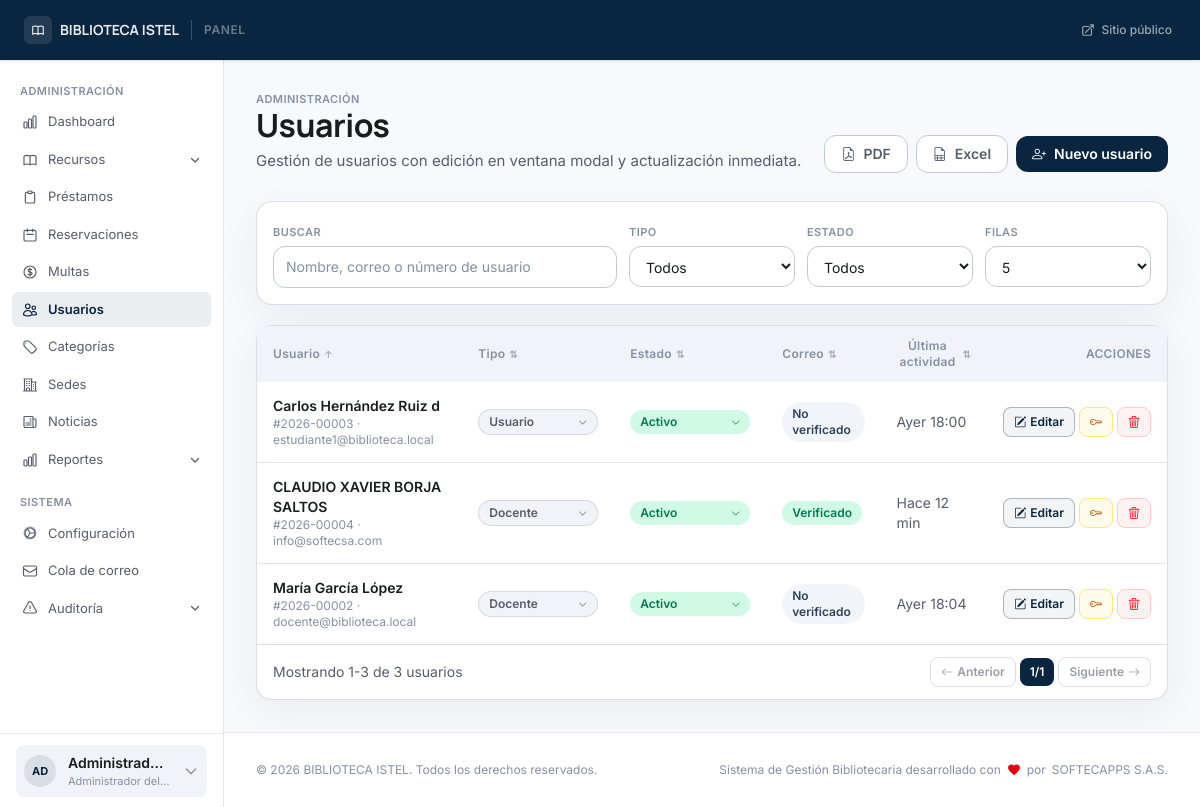
Page /admin/users (signed in) on the committed database.
### tables this page shows
CREATE TABLE `users` (
  `id` int(10) unsigned NOT NULL AUTO_INCREMENT,
  `user_number` varchar(20) DEFAULT NULL,
  `name` varchar(150) NOT NULL,
  `email` varchar(150) NOT NULL,
  `document_number` varchar(30) NOT NULL,
  `phone` varchar(30) DEFAULT NULL,
  `address` text DEFAULT NULL,
  `birthdate` date DEFAULT NULL,
  `photo` varchar(255) DEFAULT NULL,
  `role` enum('admin','librarian','teacher','user','guest') NOT NULL DEFAULT 'user',
  `user_type` enum('student','teacher','external','staff') NOT NULL DEFAULT 'student',
  `status` enum('active','suspended','blocked','inactive') NOT NULL DEFAULT 'active',
  `password_hash` varchar(255) NOT NULL,
  `remember_token` varchar(64) DEFAULT NULL,
  `remember_expires` datetime DEFAULT NULL,
  `email_verified_at` datetime DEFAULT NULL,
  `force_password_change` tinyint(1) NOT NULL DEFAULT 0,
  `last_login_at` datetime DEFAULT NULL,
  `last_login_ip` varchar(45) DEFAULT NULL,
  `created_at` datetime NOT NULL DEFAULT current_timestamp(),
  `updated_at` datetime NOT NULL DEFAULT current_timestamp() ON UPDATE current_timestamp(),
  PRIMARY KEY (`id`),
  UNIQUE KEY `uq_users_email` (`email`),
  UNIQUE KEY `uq_users_document` (`document_number`),
  UNIQUE KEY `uq_users_user_number` (`user_number`),
  KEY `idx_users_role_status` (`role`,`status`)
);

### views/admin/users/index.php (the view, shortened to what the rows shown need)
<?php
$e = fn(mixed $v) => htmlspecialchars((string) $v, ENT_QUOTES | ENT_SUBSTITUTE, 'UTF-8');
$typeLabel = static function (string $type): string {
    return match ($type) {
        'teacher'   => 'Docente',
        'librarian' => 'Bibliotecario',
        default     => 'Usuario',
    };
};
$statusClass = static function (string $status): string {
    return match ($status) {
        'active' => 'bg-emerald-100 text-emerald-700',
        'suspended' => 'bg-amber-100 text-amber-700',
        'blocked' => 'bg-red-100 text-red-700',
        default => 'bg-slate-100 text-slate-700',
    };
};
$statusLabel = static function (string $status): string {
    return match ($status) {
        'active' => 'Activo',
        'suspended' => 'Suspendido',
        'blocked' => 'Bloqueado',
        default => 'Inactivo',
    };
};
$emailVerifiedClass = static function (?string $verifiedAt): string {
    return !empty($verifiedAt)
        ? 'bg-emerald-100 text-emerald-700'
        : 'bg-slate-100 text-slate-700';
};
$emailVerifiedLabel = static function (?string $verifiedAt): string {
    return !empty($verifiedAt) ? 'Verificado' : 'No verificado';
};
?>
<section class="p-6 lg:p-8">
    <div class="mb-7 flex flex-col gap-3 sm:flex-row sm:items-end sm:justify-between">
        <div>
            <h1 class="headline-lg text-on-surface">Usuarios</h1>
        </div>
    </div>
    <div class="rounded-2xl border border-outline-variant/60 bg-white shadow-ambient">
        <div class="overflow-x-auto">
            <table id="users-table" class="min-w-full text-left">
                <thead class="bg-surface-container-low text-xs uppercase tracking-wide text-on-surface-subtle">
                    <tr>
                        <th class="px-4 py-3 font-semibold">
                            <button type="button" data-sort="name" class="user-sort inline-flex items-center gap-1 hover:text-primary">
                                Usuario <span class="text-[10px] opacity-70">⇅</span>
                            </button>
                        </th>
                        <th class="px-4 py-3 font-semibold">
                            <button type="button" data-sort="type" class="user-sort inline-flex items-center gap-1 hover:text-primary">
                                Tipo <span class="text-[10px] opacity-70">⇅</span>
                            </button>
                        </th>
                        <th class="px-4 py-3 font-semibold">
                            <button type="button" data-sort="status" class="user-sort inline-flex items-center gap-1 hover:text-primary">
                                Estado <span class="text-[10px] opacity-70">⇅</span>
                            </button>
                        </th>
                        <th class="px-4 py-3 font-semibold">
                            <button type="button" data-sort="verified" class="user-sort inline-flex items-center gap-1 hover:text-primary">
                                Correo <span class="text-[10px] opacity-70">⇅</span>
                            </button>
                        </th>
                        <th class="px-4 py-3 font-semibold">
                            <button type="button" data-sort="last_seen" class="user-sort inline-flex items-center gap-1 hover:text-primary">
                                Última actividad <span class="text-[10px] opacity-70">⇅</span>
                            </button>
                        </th>
                        <th class="px-4 py-3 font-semibold text-right">Acciones</th>
                    </tr>
                </thead>
                <tbody id="users-table-body" class="divide-y divide-outline-variant/50 text-sm">
                    <?php foreach ($users as $user): ?>
                        <?php
                        $type = (string) ($user['type'] ?? 'student');
                        $status = (string) ($user['status'] ?? 'inactive');
                        ?>
                        <tr class="hover:bg-surface-container-low/60 transition-colors"
                            data-user-id="<?= (int) $user['id'] ?>"
                            data-name="<?= $e(mb_strtolower((string) $user['name'])) ?>"
                            data-email="<?= $e(mb_strtolower((string) $user['email'])) ?>"
                            data-usernumber="<?= $e(mb_strtolower((string) ($user['user_number'] ?? ''))) ?>"
                            data-type="<?= $e($type) ?>"
                            data-status="<?= $e($status) ?>"
                            data-verified="<?= !empty($user['email_verified_at']) ? '1' : '0' ?>"
                            data-last_seen="<?= $e(mb_strtolower((string) ($user['last_seen'] ?? 'sin accesos'))) ?>">
                            <td class="px-4 py-3.5">
                                <p class="font-semibold text-on-surface" data-cell="name"><?= $e($user['name']) ?></p>
                                <p class="text-xs text-on-surface-subtle">
                                    #<span data-cell="user_number"><?= $e($user['user_number'] ?? '—') ?></span>
                                    · <span data-cell="email"><?= $e($user['email']) ?></span>
                                </p>
                            </td>
                            <td class="px-4 py-3.5">
                                <button type="button"
                                        data-cell="type"
                                        data-user-id="<?= (int) $user['id'] ?>"
                                        data-user-name="<?= $e($user['name']) ?>"
                                        data-type="<?= $e($type) ?>"
                                        class="js-change-type inline-flex items-center justify-between gap-1 rounded-full border border-outline-variant/60 bg-surface-container-low px-2.5 py-1 text-xs font-semibold text-on-surface-muted hover:border-primary/40 hover:bg-primary/5 hover:text-primary transition-colors cursor-pointer min-w-[7.5rem]">
                                    <?= $e($typeLabel($type)) ?>
                                    <i class="bi bi-chevron-down text-[9px]"></i>
                                </button>
                            </td>
                            <td class="px-4 py-3.5">
                                <button type="button"
                                        data-cell="status"
                                        data-user-id="<?= (int) $user['id'] ?>"
                                        data-status="<?= $e($status) ?>"
                                        class="js-status-badge inline-flex items-center justify-between gap-1 rounded-full px-2.5 py-1 text-xs font-semibold cursor-pointer min-w-[7.5rem] <?= $statusClass($status) ?>">
                                    <?= $e($statusLabel($status)) ?>
                                    <i class="bi bi-chevron-down text-[9px]"></i>
                                </button>
                            </td>
                            <td class="px-4 py-3.5">
                                <span data-cell="email_verified"
                                      class="inline-flex items-center rounded-full px-2.5 py-1 text-xs font-semibold <?= $emailVerifiedClass($user['email_verified_at'] ?? null) ?>">
                                    <?= $e($emailVerifiedLabel($user['email_verified_at'] ?? null)) ?>
                                </span>
                            </td>
                            <td class="px-4 py-3.5 text-on-surface-muted" data-cell="last_seen"><?= $e($user['last_seen']) ?></td>
                            <td class="px-4 py-3.5 text-right">
                                <div class="inline-flex items-center gap-1">
                                    <button type="button"
                                            data-edit-url="<?= BASE_URL ?>/admin/users/<?= (int) $user['id'] ?>/edit"
                                            data-edit-name="<?= $e($user['name']) ?>"
                                            class="rounded-lg border border-primary/30 bg-primary/5 px-2.5 py-1.5 text-xs font-semibold text-primary hover:bg-primary/10 transition-colors js-open-user-edit-modal inline-flex items-center gap-1">
                                        <i class="bi bi-pencil-square text-[12px]"></i> Editar
                                    </button>
                                    <button type="button"
                                            data-user-id="<?= (int) $user['id'] ?>"
                                            data-user-name="<?= $e($user['name']) ?>"
                                            class="js-reset-password rounded-lg border border-amber-200 bg-amber-50 px-2.5 py-1.5 text-xs font-semibold text-amber-700 hover:bg-amber-100 transition-colors inline-flex items-center gap-1"
                                            title="Resetear contraseña">
                                        <i class="bi bi-key text-[12px]"></i>
                                    </button>
                                    <button type="button"
                                            data-user-id="<?= (int) $user['id'] ?>"
                                            data-user-name="<?= $e($user['name']) ?>"
                                            class="js-delete-user rounded-lg border border-red-200 bg-red-50 px-2.5 py-1.5 text-xs font-semibold text-red-600 hover:bg-red-100 transition-colors inline-flex items-center gap-1"
                                            title="Eliminar usuario">
                                        <i class="bi bi-trash3 text-[12px]"></i>
                                    </button>
                                </div>
                            </td>
                        </tr>
                    <?php endforeach; ?>
                </tbody>
            </table>
        </div>
    </div>
</section>

### views/partials/panel-sidebar.php (shortened to what the rows shown need)
<?php
$_e      = fn(mixed $v) => htmlspecialchars((string) $v, ENT_QUOTES | ENT_SUBSTITUTE, 'UTF-8');
$role    = $auth_user['role'] ?? '';
$roleBadge = match($role) {
    'admin'     => ['Administrador del sistema', 'bg-red-100 text-red-700 border-red-200'],
    'librarian' => ['Bibliotecario', 'bg-violet-100 text-violet-700 border-violet-200'],
    'teacher'   => ['Docente', 'bg-blue-100 text-blue-700 border-blue-200'],
    'user'    => ['Socio', 'bg-emerald-100 text-emerald-700 border-emerald-200'],
    default     => ['Usuario', 'bg-slate-100 text-slate-700 border-slate-200'],
};
$initials = mb_strtoupper(mb_substr($auth_user['name'] ?? '?', 0, 2));
?>
<aside class="hidden lg:flex flex-col w-56 bg-white border-r border-outline-variant/50 shrink-0" aria-label="Navegación del panel">
    <div class="min-h-[74px] border-t border-outline-variant/40 bg-white px-4 py-2 flex items-center">
        <details class="group relative w-full" onmouseenter="if (this._closeTimer) { clearTimeout(this._closeTimer); this._closeTimer = null; }" onmouseleave="this._closeTimer = setTimeout(() => this.removeAttribute('open'), 320)">
            <summary class="list-none flex items-center gap-3 rounded-lg bg-surface-container-low px-2 py-2 cursor-pointer transition-colors duration-150 hover:bg-white text-on-surface">
                <div class="flex h-8 w-8 shrink-0 items-center justify-center rounded-full bg-primary/10 text-[11px] font-bold text-primary">
                    <?= $_e($initials) ?>
                </div>
                <div class="min-w-0 flex-1">
                    <p class="truncate text-sm font-semibold"><?= $_e($auth_user['name'] ?? '') ?></p>
                    <p class="truncate text-[11px] text-on-surface-subtle"><?= $_e($roleBadge[0]) ?></p>
                </div>
                <svg class="w-4 h-4 text-on-surface-subtle transition-transform duration-200 group-open:rotate-180" fill="none" viewBox="0 0 24 24" stroke="currentColor" stroke-width="2" aria-hidden="true">
                    <path stroke-linecap="round" stroke-linejoin="round" d="M19 9l-7 7-7-7"/>
                </svg>
            </summary>
        </details>
    </div>
</aside>

### rows in the picture
users: name "AD", name "Administrad…", role "Administrador del…"
users: name "CLAUDIO XAVIER BORJA SALTOS", user_number "2026-00004", email "info@softecsa.com", type "Docente", status "Activo", email_verified_at "Verificado", last_seen "Hace 12 min"
users: name "María García López", user_number "2026-00002", email "docente@biblioteca.local", type "Docente", status "Activo", email_verified_at "No verificado", last_seen "Ayer 18:04"
users: name "Carlos Hernández Ruiz d", user_number "2026-00003", email "estudiante1@biblioteca.local", role "Usuario", status "Activo", email_verified_at "No verificado", last_seen "Ayer 18:00"

### other values in the picture
$_e($settings['library_name'] ?? 'Biblioteca') "BIBLIOTECA ISTEL"
$settings['library_name'] "BIBLIOTECA ISTEL"
